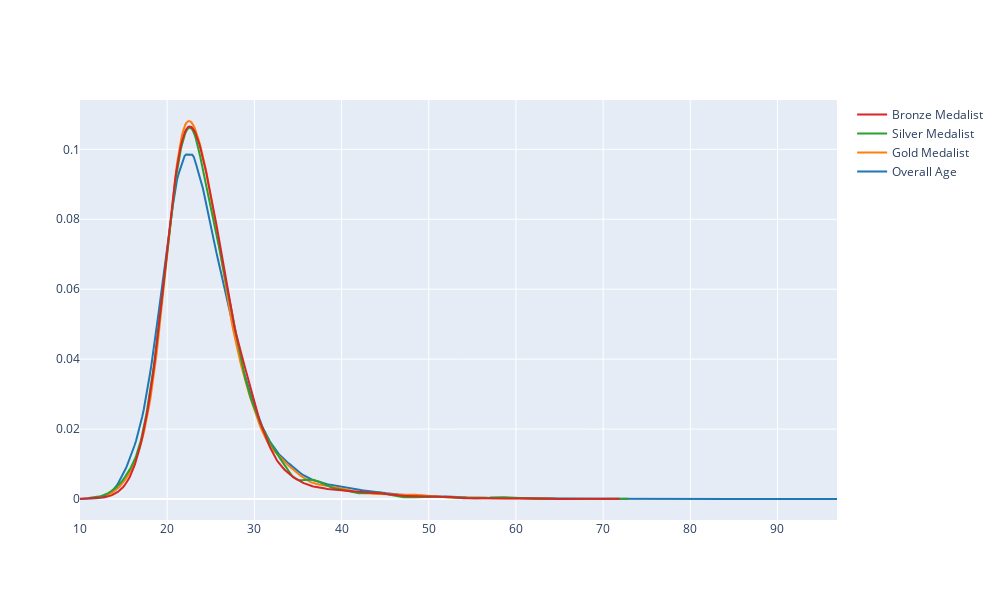

Notebook code for this chart:
### Markdown cell above
# Athlete wise Analysis

### Code cell
import plotly.figure_factory as ff
athlete_df = df.drop_duplicates(subset=['Name', 'region'])

x1 = athlete_df['Age'].dropna()
x2 = athlete_df[athlete_df['Medal'] == 'Gold']['Age'].dropna()
x3 = athlete_df[athlete_df['Medal'] == 'Silver']['Age'].dropna()
x4 = athlete_df[athlete_df['Medal'] == 'Bronze']['Age'].dropna()

fig = ff.create_distplot([x1, x2, x3, x4], ['Overall Age', 'Gold Medalist', 'Silver Medalist', 'Bronze Medalist'],show_hist=False, show_rug=False)
fig.update_layout(autosize=False,width=1000,height=600)
fig.show()

### Figure 1 — Plotly figure (JSON) as saved in the notebook; plotly's stock layout.template omitted (floating-point values rounded to 4 significant figures; data arrays with more than 128 entries replaced by an {"elided": "..."} marker saying what was removed)
{"data": [{"legendgroup": "Overall Age", "marker": {"color": "rgb(31, 119, 180)"}, "mode": "lines", "name": "Overall Age", "showlegend": true, "type": "scatter", "x": {"elided": "500 float values"}, "xaxis": "x", "y": {"elided": "500 float values"}, "yaxis": "y"}, {"legendgroup": "Gold Medalist", "marker": {"color": "rgb(255, 127, 14)"}, "mode": "lines", "name": "Gold Medalist", "showlegend": true, "type": "scatter", "x": {"elided": "500 float values"}, "xaxis": "x", "y": {"elided": "500 float values"}, "yaxis": "y"}, {"legendgroup": "Silver Medalist", "marker": {"color": "rgb(44, 160, 44)"}, "mode": "lines", "name": "Silver Medalist", "showlegend": true, "type": "scatter", "x": {"elided": "500 float values"}, "xaxis": "x", "y": {"elided": "500 float values"}, "yaxis": "y"}, {"legendgroup": "Bronze Medalist", "marker": {"color": "rgb(214, 39, 40)"}, "mode": "lines", "name": "Bronze Medalist", "showlegend": true, "type": "scatter", "x": {"elided": "500 float values"}, "xaxis": "x", "y": {"elided": "500 float values"}, "yaxis": "y"}], "layout": {"autosize": false, "barmode": "overlay", "height": 600, "hovermode": "closest", "legend": {"traceorder": "reversed"}, "width": 1000, "xaxis": {"anchor": "y2", "domain": [0, 1], "zeroline": false}, "yaxis": {"anchor": "free", "domain": [0, 1], "position": 0}}}
